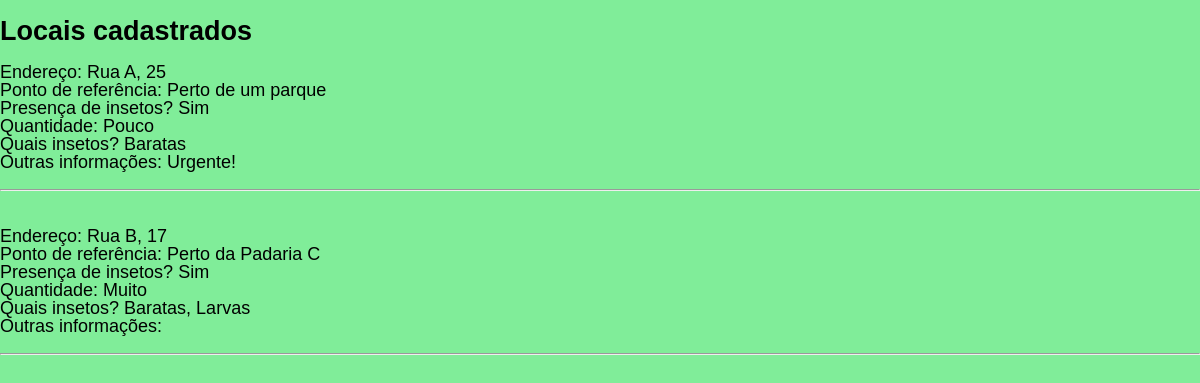
The app's page /local_residuos.php with its own data.
### tables this page shows
CREATE TABLE IF NOT EXISTS `cadastro_residuos` (
  `idcadastro_residuos` int(11) NOT NULL AUTO_INCREMENT,
  `res_endereco` varchar(100) NOT NULL,
  `res_ponto_referencia` varchar(100) NOT NULL,
  `res_quantidade` varchar(100) NOT NULL,
  `res_presenca_insetos` varchar(100) NOT NULL,
  `res_quais_insetos` varchar(100) NOT NULL,
  `res_informacoes` varchar(100) NOT NULL,
  PRIMARY KEY (`idcadastro_residuos`),
  KEY `idcadastro_residuos` (`idcadastro_residuos`)
);

### local_residuos.php (the view, shortened to what this page needs)
<!DOCTYPE html>
<html lang="pt-BR">
    <head>
        <link rel="stylesheet" href="./css/style.css">
        <link rel="stylesheet" href="./css/local-residuos.css">
    </head>
    <body>
        <br>
        <h2>Locais cadastrados</h2>
        <?php
            include "conexao.php";
            $conn = mysqli_connect($server_name,$user_name,$password_name,$database_name);
                $sql = "SELECT res_endereco, res_ponto_referencia, res_quantidade, res_presenca_insetos, res_quais_insetos, res_informacoes FROM cadastro_residuos";
                $result = $conn->query($sql);
                while($row =$result->fetch_assoc()) {
                    echo
                        "<br> Endereço: ".$row['res_endereco'] ."<br>"
                        ."Ponto de referência: " .$row['res_ponto_referencia'] ."<br>"
                        ."Presença de insetos? ".$row['res_presenca_insetos'] ."<br>"
                        ."Quantidade: ".$row['res_quantidade'] ."<br>"
                        ."Quais insetos? ".$row['res_quais_insetos'] ."<br>"
                        ."Outras informações: ".$row['res_informacoes'] ."<br>"
                        ." <br>";
                    echo "<hr> <br>";
            }
        ?>
    </body>
</html>

### css/style.css (style rules this page uses)
* { margin: 0; padding: 0; box-sizing:border-box; }
body { height: 100vh; }
:root { font-size: 62.5%; }
body, input, button, textarea { font: 400 1.8rem/1 'Nunito', sans-serif; }

### css/local-residuos.css (style rules this page uses)
body { background: #80ED99; }

### records on screen
cadastro_residuos: res_endereco "Rua A, 25", res_ponto_referencia "Perto de um parque", res_presenca_insetos "Sim", res_quantidade "Pouco", res_quais_insetos "Baratas", res_informacoes "Urgente!"
cadastro_residuos: res_endereco "Rua B, 17", res_ponto_referencia "Perto da Padaria C", res_presenca_insetos "Sim", res_quantidade "Muito", res_quais_insetos "Baratas, Larvas"
